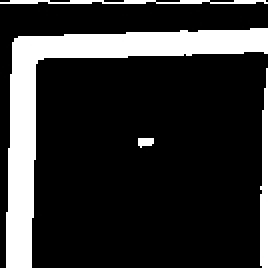
//> input picture Materialy/Zdjęcia/Najlepsza jakość/1.jpg, 134 x 134 px (shown 2 times larger)
$ ./Sudoku   (built with g++ and OpenCV 4)
//> lines starting //> are read from the running program, lines starting //| are printed output that depends on the picture; after the words box and inside, x2 and y2 are one past the last pixel; in counts of white or black regions, pixels touching at a corner belong together
#include <opencv2/opencv.hpp>
#include <string>
#include <iostream>

using namespace cv;
using namespace std;

void drawLine(Vec2f line, Mat &img, Scalar rgb = CV_RGB(0,0,255))
{
    if(line[1]!=0)
    {
        float m = -1/tan(line[1]);

        float c = line[0]/sin(line[1]);

        cv::line(img, Point(0, c), Point(img.size().width, m*img.size().width+c), rgb);
    }
    else
    {
        cv::line(img, Point(line[0], 0), Point(line[0], img.size().height), rgb);
    }

}

void mergeRelatedLines(vector<Vec2f> *lines, Mat &img)
{
    vector<Vec2f>::iterator current;
    for(current=lines->begin();current!=lines->end();current++)
    {
        if((*current)[0]==0 && (*current)[1]==-100) continue;
         float p1 = (*current)[0];
        float theta1 = (*current)[1];

        Point pt1current, pt2current;
        if(theta1>CV_PI*45/180 && theta1<CV_PI*135/180)
        {
            pt1current.x=0;

            pt1current.y = p1/sin(theta1);

            pt2current.x=img.size().width;
            pt2current.y=-pt2current.x/tan(theta1) + p1/sin(theta1);
        }
        else
        {
            pt1current.y=0;

            pt1current.x=p1/cos(theta1);

            pt2current.y=img.size().height;
            pt2current.x=-pt2current.y/tan(theta1) + p1/cos(theta1);

        }

        vector<Vec2f>::iterator    pos;
        for(pos=lines->begin();pos!=lines->end();pos++)
        {
            if(*current==*pos) continue;

               if(fabs((*pos)[0]-(*current)[0])<20 && fabs((*pos)[1]-(*current)[1])<CV_PI*10/180)
            {
                float p = (*pos)[0];
                float theta = (*pos)[1];

                Point pt1, pt2;
                if((*pos)[1]>CV_PI*45/180 && (*pos)[1]<CV_PI*135/180)
                {
                    pt1.x=0;
                    pt1.y = p/sin(theta);
                    pt2.x=img.size().width;
                    pt2.y=-pt2.x/tan(theta) + p/sin(theta);
                }
                else
                {
                    pt1.y=0;
                    pt1.x=p/cos(theta);
                    pt2.y=img.size().height;
                    pt2.x=-pt2.y/tan(theta) + p/cos(theta);
                }

                if(((double)(pt1.x-pt1current.x)*(pt1.x-pt1current.x) + (pt1.y-pt1current.y)*(pt1.y-pt1current.y)<64*64) &&
((double)(pt2.x-pt2current.x)*(pt2.x-pt2current.x) + (pt2.y-pt2current.y)*(pt2.y-pt2current.y)<64*64))
                {
                    (*current)[0] = ((*current)[0]+(*pos)[0])/2;

                    (*current)[1] = ((*current)[1]+(*pos)[1])/2;

                    (*pos)[0]=0;
                    (*pos)[1]=-100;
                }

            }
        }
    }
}

// [6 lines left out: function inttostr, not called in this run]


int main()
{
    Mat sudoku = imread("Materialy/Zdjecia/Najlepsza/Zdjecia/1.jpg", 0);
//> sudoku is the input picture: 134 rows x 134 cols, CV_8UC1; min 0, max 255, mean 48.4
    Mat outerBox = Mat(sudoku.size(), CV_8UC1);
    Mat kernel = (Mat_<uchar>(3,3) << 0,1,0,1,1,1,0,1,0);
    GaussianBlur(sudoku, sudoku, Size(11, 11), 0, 0);
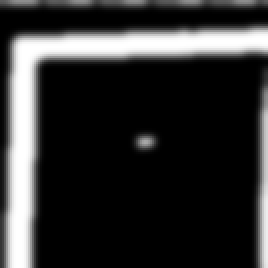
//> sudoku: 134 rows x 134 cols, CV_8UC1 (shown 2 times larger); min 0, max 255, mean 48.1
    adaptiveThreshold(sudoku, outerBox, 255, ADAPTIVE_THRESH_MEAN_C,THRESH_BINARY_INV, 5, 2);
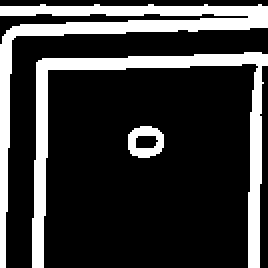
//> outerBox: 134 rows x 134 cols, CV_8UC1 (shown 2 times larger); 22% white; 3 white regions, box (x1, y1, x2, y2) and area: (0, 2, 134, 134) 1931, (16, 26, 134, 134) 1846, (64, 63, 82, 79) 181
    dilate(outerBox, outerBox, kernel);

    int count=0;
    int max=-1;

    Point maxPt;

    for(int y=0;y<outerBox.size().height;y++)
    {
        uchar *row = outerBox.ptr(y);
        for(int x=0;x<outerBox.size().width;x++)
        {
            if(row[x]>=128)
            {

                 int area = floodFill(outerBox, Point(x,y), CV_RGB(0,0,64));

                 if(area>max)
                 {
                     maxPt = Point(x,y);
                     max = area;
                 }
            }
        }

    }
//> this loop made 134 passes
//> (maxPt, max) on passes 1 to 8: (Point(0, 0), -1), (Point(20, 1), 2540), (Point(20, 1), 2540), (Point(20, 1), 2540), (Point(20, 1), 2540), (Point(20, 1), 2540), (Point(20, 1), 2540), (Point(20, 1), 2540)
//> outerBox: 134 rows x 134 cols, CV_8UC1; values 0 (black) and 64 (white), 29.4% white; 3 white regions, box (x1, y1, x2, y2) and area: (0, 1, 134, 134) 2540, (15, 25, 134, 134) 2471, (63, 62, 83, 80) 260
//> after the loop, max = 2540

    floodFill(outerBox, maxPt, CV_RGB(255,255,255));
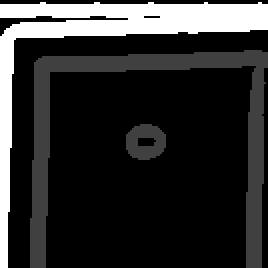
//> outerBox: 134 rows x 134 cols, CV_8UC1 (shown 2 times larger); min 0, max 255, mean 45.8
    for(int y=0;y<outerBox.size().height;y++)
    {
        uchar *row = outerBox.ptr(y);
        for(int x=0;x<outerBox.size().width;x++)
        {
            if(row[x]==64 && x!=maxPt.x && y!=maxPt.y)
            {
                int area = floodFill(outerBox, Point(x,y), CV_RGB(0,0,0));
            }
        }
    }
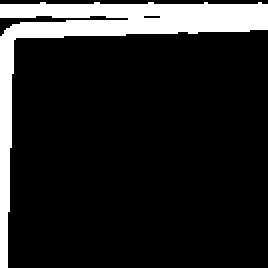
//> outerBox: 134 rows x 134 cols, CV_8UC1 (shown 2 times larger); 14.1% white; 1 white region, box (x1, y1, x2, y2) and area: (0, 1, 134, 134) 2540


    vector<Vec2f> lines;
    HoughLines(outerBox, lines, 1, CV_PI/180,  350, 0, 0 );
//> lines = empty

    mergeRelatedLines(&lines, sudoku);

    Vec2f topEdge = Vec2f(1000,1000);    double topYIntercept=100000, topXIntercept=0;
    Vec2f bottomEdge = Vec2f(-1000,-1000);        double bottomYIntercept=0, bottomXIntercept=0;
    Vec2f leftEdge = Vec2f(1000,1000);    double leftXIntercept=100000, leftYIntercept=0;
    Vec2f rightEdge = Vec2f(-1000,-1000);        double rightXIntercept=0, rightYIntercept=0;

     for(int i=0;i<lines.size();i++)
    {

        Vec2f current = lines[i];

        float p=current[0];

        float theta=current[1];

        if(p==0 && theta==-100)
            continue;

         double xIntercept, yIntercept;
        xIntercept = p/cos(theta);
        yIntercept = p/(cos(theta)*sin(theta));

        if(theta>CV_PI*80/180 && theta<CV_PI*100/180)
        {
            if(p<topEdge[0])

                topEdge = current;

            if(p>bottomEdge[0])
                bottomEdge = current;
        }

     else if(theta<CV_PI*10/180 || theta>CV_PI*170/180)
        {
            if(xIntercept>rightXIntercept)
            {
                rightEdge = current;
                rightXIntercept = xIntercept;
            }
            else if(xIntercept<=leftXIntercept)
            {
                leftEdge = current;
                leftXIntercept = xIntercept;
            }
        }
    }
//> this loop made 0 passes
//> after the loop, topEdge = [1000, 1000]; bottomEdge = [-1000, -1000]; rightEdge = [-1000, -1000]; rightXIntercept = 0; leftEdge = [1000, 1000]; leftXIntercept = 100000

    drawLine(topEdge, sudoku, CV_RGB(0,0,0));
//> in drawLine, `float m = -1/tan(line[1]);`: m = -0.68
//> in drawLine, `float c = line[0]/sin(line[1]);`: c = 1209.4
    drawLine(bottomEdge, sudoku, CV_RGB(0,0,0));
    drawLine(leftEdge, sudoku, CV_RGB(0,0,0));
    drawLine(rightEdge, sudoku, CV_RGB(0,0,0));

    Point left1, left2, right1, right2, bottom1, bottom2, top1, top2;

    int height=outerBox.size().height;

    int width=outerBox.size().width;

    if(leftEdge[1]!=0)
    {
        left1.x=0;        left1.y=leftEdge[0]/sin(leftEdge[1]);
//> after `left1.y = leftEdge[0]/ sin(leftEdge[1])`: left1 = Point(0, 1209)
        left2.x=width;    left2.y=-left2.x/tan(leftEdge[1]) + left1.y;
//> after `left2.y = - left2.x / tan(leftEdge[1])+ left1.y`: left2 = Point(134, 1117)
    }
    else
    {
        left1.y=0;        left1.x=leftEdge[0]/cos(leftEdge[1]);
        left2.y=height;    left2.x=left1.x - height*tan(leftEdge[1]);

    }

    if(rightEdge[1]!=0)
    {
        right1.x=0;        right1.y=rightEdge[0]/sin(rightEdge[1]);
//> after `right1.y = rightEdge[0]/ sin(rightEdge[1])`: right1 = Point(0, 1209)
        right2.x=width;    right2.y=-right2.x/tan(rightEdge[1]) + right1.y;
//> after `right2.y = - right2.x / tan(rightEdge[1])+ right1.y`: right2 = Point(134, 1300)
    }
    else
    {
        right1.y=0;        right1.x=rightEdge[0]/cos(rightEdge[1]);
        right2.y=height;    right2.x=right1.x - height*tan(rightEdge[1]);

    }

    bottom1.x=0;    bottom1.y=bottomEdge[0]/sin(bottomEdge[1]);
//> after `bottom1.y = bottomEdge[0]/ sin(bottomEdge[1])`: bottom1 = Point(0, 1209)

    bottom2.x=width;bottom2.y=-bottom2.x/tan(bottomEdge[1]) + bottom1.y;
//> after `bottom2.y = - bottom2.x / tan(bottomEdge[1])+ bottom1.y`: bottom2 = Point(134, 1300)

    top1.x=0;        top1.y=topEdge[0]/sin(topEdge[1]);
//> after `top1.y = topEdge[0]/ sin(topEdge[1])`: top1 = Point(0, 1209)
    top2.x=width;    top2.y=-top2.x/tan(topEdge[1]) + top1.y;
//> after `top2.y = - top2.x / tan(topEdge[1])+ top1.y`: top2 = Point(134, 1117)

    double leftA = left2.y-left1.y;
//> leftA = -92
    double leftB = left1.x-left2.x;
//> leftB = -134

    double leftC = leftA*left1.x + leftB*left1.y;
//> leftC = -162006

    double rightA = right2.y-right1.y;
//> rightA = 91
    double rightB = right1.x-right2.x;
//> rightB = -134

    double rightC = rightA*right1.x + rightB*right1.y;
//> rightC = -162006

    double topA = top2.y-top1.y;
//> topA = -92
    double topB = top1.x-top2.x;
//> topB = -134

    double topC = topA*top1.x + topB*top1.y;
//> topC = -162006

    double bottomA = bottom2.y-bottom1.y;
//> bottomA = 91
    double bottomB = bottom1.x-bottom2.x;
//> bottomB = -134

    double bottomC = bottomA*bottom1.x + bottomB*bottom1.y;
//> bottomC = -162006

    double detTopLeft = leftA*topB - leftB*topA;
//> detTopLeft = 0

    CvPoint ptTopLeft = cvPoint((topB*leftC - leftB*topC)/detTopLeft, (leftA*topC - topA*leftC)/detTopLeft);
//> ptTopLeft = Point(-2147483648, -2147483648)

    double detTopRight = rightA*topB - rightB*topA;
//> detTopRight = -24522

    CvPoint ptTopRight = cvPoint((topB*rightC-rightB*topC)/detTopRight, (rightA*topC-topA*rightC)/detTopRight);
//> ptTopRight = Point(0, 1209)

    double detBottomRight = rightA*bottomB - rightB*bottomA;
//> detBottomRight = 0
    CvPoint ptBottomRight = cvPoint((bottomB*rightC-rightB*bottomC)/detBottomRight, (rightA*bottomC-bottomA*rightC)/detBottomRight);// Intersection of bottom and left
//> ptBottomRight = Point(-2147483648, -2147483648)
    double detBottomLeft = leftA*bottomB-leftB*bottomA;
//> detBottomLeft = 24522
    CvPoint ptBottomLeft = cvPoint((bottomB*leftC-leftB*bottomC)/detBottomLeft, (leftA*bottomC-bottomA*leftC)/detBottomLeft);
//> ptBottomLeft = Point(0, 1209)

    int maxLength = (ptBottomLeft.x-ptBottomRight.x)*(ptBottomLeft.x-ptBottomRight.x) + (ptBottomLeft.y-ptBottomRight.y)*(ptBottomLeft.y-ptBottomRight.y);
//> maxLength = 1461681
    int temp = (ptTopRight.x-ptBottomRight.x)*(ptTopRight.x-ptBottomRight.x) + (ptTopRight.y-ptBottomRight.y)*(ptTopRight.y-ptBottomRight.y);
//> temp = 1461681

    if(temp>maxLength) maxLength = temp;

    temp = (ptTopRight.x-ptTopLeft.x)*(ptTopRight.x-ptTopLeft.x) + (ptTopRight.y-ptTopLeft.y)*(ptTopRight.y-ptTopLeft.y);

    if(temp>maxLength) maxLength = temp;

    temp = (ptBottomLeft.x-ptTopLeft.x)*(ptBottomLeft.x-ptTopLeft.x) + (ptBottomLeft.y-ptTopLeft.y)*(ptBottomLeft.y-ptTopLeft.y);

    if(temp>maxLength) maxLength = temp;

    maxLength = sqrt((double)maxLength);
//> maxLength = 1209


    Point2f src[4], dst[4];
    src[0] = ptTopLeft;            dst[0] = Point2f(0,0);
//> after `src[0]= ptTopLeft`: src = 4 Points (x, y): [-2.15e+09, -2.15e+09], [0, 0], [0, 0], [0, 0]
    src[1] = ptTopRight;        dst[1] = Point2f(maxLength-1, 0);
//> after `src[1]= ptTopRight`: src = 4 Points (x, y): [-2.15e+09, -2.15e+09], [0, 1209], [0, 0], [0, 0]
//> after `dst[1]= Point2f(maxLength - 1, 0)`: dst = 4 Points (x, y): [0, 0], [1208, 0], [0, 0], [0, 0]
    src[2] = ptBottomRight;        dst[2] = Point2f(maxLength-1, maxLength-1);
//> after `src[2]= ptBottomRight`: src = 4 Points (x, y): [-2.15e+09, -2.15e+09], [0, 1209], [-2.15e+09, -2.15e+09], [0, 0]
//> after `dst[2]= Point2f(maxLength - 1, maxLength - 1)`: dst = 4 Points (x, y): [0, 0], [1208, 0], [1208, 1208], [0, 0]
    src[3] = ptBottomLeft;        dst[3] = Point2f(0, maxLength-1);
//> after `src[3]= ptBottomLeft`: src = 4 Points (x, y): [-2.15e+09, -2.15e+09], [0, 1209], [-2.15e+09, -2.15e+09], [0, 1209]
//> after `dst[3]= Point2f(0, maxLength - 1)`: dst = 4 Points (x, y): [0, 0], [1208, 0], [1208, 1208], [0, 1208]

    Mat undistorted = Mat(Size(maxLength, maxLength), CV_8UC1);
//> undistorted: 1209 rows x 1209 cols, CV_8UC1; every value is 0

    cv::warpPerspective(sudoku, undistorted, cv::getPerspectiveTransform(src, dst), Size(maxLength, maxLength));

    Mat undistortedThreshed = undistorted.clone();
    adaptiveThreshold(undistorted, undistortedThreshed, 255, CV_ADAPTIVE_THRESH_GAUSSIAN_C, CV_THRESH_BINARY_INV, 101, 1);

    imshow("thresholded", undistortedThreshed);
    waitKey(0);

    int dist = ceil((double)maxLength/9)-2;
//> dist = 133
    Mat currentCell = Mat(dist, dist, CV_8UC1);
//> currentCell: 133 rows x 133 cols, CV_8UC1; every value is 0

     vector<int> compression_params;
     compression_params.push_back(CV_IMWRITE_JPEG_QUALITY);
     compression_params.push_back(100);
     int photocount = 0;
     String imagename;


    for(int j=0;j<9;j++) {
       for(int i=0;i<9;i++) {
           for(int y=0;y<dist && j*dist+y<undistortedThreshed.cols;y++)
           {
               uchar* ptr = currentCell.ptr(y);
               for(int x=0;x<dist && i*dist+x<undistortedThreshed.rows;x++)
               {
                 ptr[x] = undistortedThreshed.at<uchar>(j*dist+y, i*dist+x);
               }
           }
           Moments m = cv::moments(currentCell, true);
           int area = m.m01;
           if(area > currentCell.rows*currentCell.cols/5)
           {
                  photocount++;
                  imagename = "digits/digit" + inttostr(photocount) + ".jpg"; //zapis do pliku
                  imwrite(imagename, currentCell, compression_params);

           }
        }
    }
//> after the loop, photocount = 0

   // erode(outerBox, outerBox, kernel);
   // imshow("thresholded", undistortedThreshed);
   // waitKey(0);

    return 0;

}

$ run again, with Materialy/Zdjęcia/Najlepsza jakość/10.jpg copied over Materialy/Zdjęcia/Najlepsza jakość/1.jpg
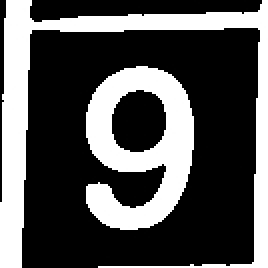
//> input picture Materialy/Zdjęcia/Najlepsza jakość/10.jpg, 134 x 134 px (shown 2 times larger)
//> sudoku is the input picture: 134 rows x 134 cols, CV_8UC1; min 0, max 255, mean 83.3
//> `adaptiveThreshold(sudoku, outerBox, 255, ADAPTIVE_THRESH_MEAN_C,THRESH..`:
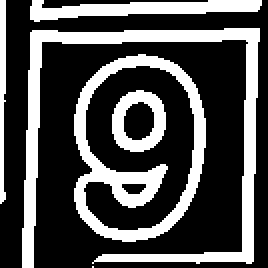
//> outerBox: 134 rows x 134 cols, CV_8UC1 (shown 2 times larger); 30.9% white; 6 white regions (1 under 20 px), largest, box (x1, y1, x2, y2) and area: (11, 14, 130, 134) 2337, (37, 27, 103, 121) 1796, (15, 0, 131, 11) 713, (56, 45, 83, 76) 446, (0, 0, 3, 102) 255
//> the loop `for(int y=0;y<outerBox.size().height;y++)` made 134 passes
//> (maxPt, max) on passes 1 to 8: (Point(15, 0), 929), (Point(15, 0), 929), (Point(15, 0), 929), (Point(15, 0), 929), (Point(15, 0), 929), (Point(15, 0), 929), (Point(15, 0), 929), (Point(15, 0), 929)
//> after the loop `for(int y=0;y<outerBox.size().height;y++)`: max = 3165
//> after the loop `for(int y=0;y<outerBox.size().height;y++)`:
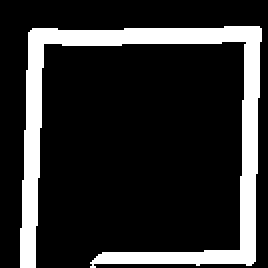
//> outerBox: 134 rows x 134 cols, CV_8UC1 (shown 2 times larger); 17.6% white; 1 white region, box (x1, y1, x2, y2) and area: (10, 13, 131, 134) 3165
//> lines = empty
//> after the loop `for(int i=0;i<lines.size();i++)`: topEdge = [1000, 1000]; bottomEdge = [-1000, -1000]; rightXIntercept = 0; leftEdge = [1000, 1000]; leftXIntercept = 100000
//> m = -0.68
//> c = 1209.4
//> left1 = Point(0, 1209)
//> left2 = Point(134, 1117)
//> right1 = Point(0, 1209)
//> right2 = Point(134, 1300)
//> bottom1 = Point(0, 1209)
//> bottom2 = Point(134, 1300)
//> top1 = Point(0, 1209)
//> top2 = Point(134, 1117)
//> leftA = -92
//> leftB = -134
//> leftC = -162006
//> rightA = 91
//> rightB = -134
//> rightC = -162006
//> topA = -92
//> topB = -134
//> topC = -162006
//> bottomA = 91
//> bottomB = -134
//> bottomC = -162006
//> detTopLeft = 0
//> ptTopLeft = Point(-2147483648, -2147483648)
//> detTopRight = -24522
//> ptTopRight = Point(0, 1209)
//> detBottomRight = 0
//> ptBottomRight = Point(-2147483648, -2147483648)
//> detBottomLeft = 24522
//> ptBottomLeft = Point(0, 1209)
//> `int maxLength = (ptBottomLeft.x-ptBottomRight.x)*(ptBottomLeft.x-ptBot..`: maxLength = 1461681
//> `maxLength = sqrt((double)maxLength);`: maxLength = 1209
//> `src[0]= ptTopLeft`: src = 4 Points (x, y): [-2.15e+09, -2.15e+09], [0, 0], [0, 0], [0, 0]
//> `src[1]= ptTopRight`: src = 4 Points (x, y): [-2.15e+09, -2.15e+09], [0, 1209], [0, 0], [0, 0]
//> `dst[1]= Point2f(maxLength - 1, 0)`: dst = 4 Points (x, y): [0, 0], [1208, 0], [0, 0], [0, 0]
//> `src[2]= ptBottomRight`: src = 4 Points (x, y): [-2.15e+09, -2.15e+09], [0, 1209], [-2.15e+09, -2.15e+09], [0, 0]
//> `dst[2]= Point2f(maxLength - 1, maxLength - 1)`: dst = 4 Points (x, y): [0, 0], [1208, 0], [1208, 1208], [0, 0]
//> `src[3]= ptBottomLeft`: src = 4 Points (x, y): [-2.15e+09, -2.15e+09], [0, 1209], [-2.15e+09, -2.15e+09], [0, 1209]
//> `dst[3]= Point2f(0, maxLength - 1)`: dst = 4 Points (x, y): [0, 0], [1208, 0], [1208, 1208], [0, 1208]
//> undistorted: 1209 rows x 1209 cols, CV_8UC1; every value is 0
//> dist = 133
//> currentCell: 133 rows x 133 cols, CV_8UC1; every value is 0
//> after the loop `for(int j=0;j<9;j++)`: photocount = 0

$ run again, with Materialy/Zdjęcia/Najlepsza jakość/11.jpg copied over Materialy/Zdjęcia/Najlepsza jakość/1.jpg
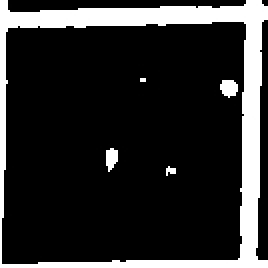
//> input picture Materialy/Zdjęcia/Najlepsza jakość/11.jpg, 134 x 134 px (shown 2 times larger)
//> sudoku is the input picture: 134 rows x 134 cols, CV_8UC1; min 0, max 255, mean 44.4
//> `dilate(outerBox, outerBox, kernel);`:
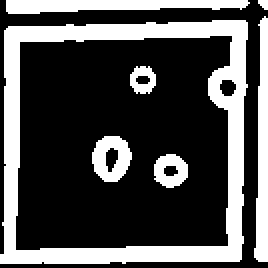
//> outerBox: 134 rows x 134 cols, CV_8UC1 (shown 2 times larger); 30.7% white; 7 white regions (1 under 20 px), largest, box (x1, y1, x2, y2) and area: (0, 10, 124, 132) 3641, (3, 0, 125, 7) 618, (127, 8, 134, 131) 613, (46, 68, 66, 91) 305, (77, 77, 94, 94) 199, (65, 33, 78, 47) 122
//> the loop `for(int y=0;y<outerBox.size().height;y++)` made 134 passes
//> (maxPt, max) on passes 1 to 8: (Point(3, 0), 618), (Point(3, 0), 618), (Point(3, 0), 618), (Point(3, 0), 618), (Point(3, 0), 618), (Point(3, 0), 618), (Point(3, 0), 618), (Point(3, 0), 618)
//> after the loop `for(int y=0;y<outerBox.size().height;y++)`: max = 3641
//> after the loop `for(int y=0;y<outerBox.size().height;y++)`:
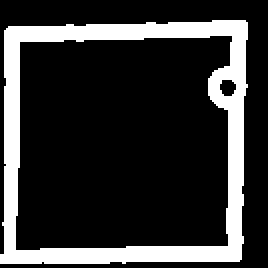
//> outerBox: 134 rows x 134 cols, CV_8UC1 (shown 2 times larger); 20.3% white; 1 white region, box (x1, y1, x2, y2) and area: (0, 10, 124, 132) 3641
//> lines = empty
//> after the loop `for(int i=0;i<lines.size();i++)`: topEdge = [1000, 1000]; bottomEdge = [-1000, -1000]; rightXIntercept = 0; leftEdge = [1000, 1000]; leftXIntercept = 100000
//> m = -0.68
//> c = 1209.4
//> left1 = Point(0, 1209)
//> left2 = Point(134, 1117)
//> right1 = Point(0, 1209)
//> right2 = Point(134, 1300)
//> bottom1 = Point(0, 1209)
//> bottom2 = Point(134, 1300)
//> top1 = Point(0, 1209)
//> top2 = Point(134, 1117)
//> leftA = -92
//> leftB = -134
//> leftC = -162006
//> rightA = 91
//> rightB = -134
//> rightC = -162006
//> topA = -92
//> topB = -134
//> topC = -162006
//> bottomA = 91
//> bottomB = -134
//> bottomC = -162006
//> detTopLeft = 0
//> ptTopLeft = Point(-2147483648, -2147483648)
//> detTopRight = -24522
//> ptTopRight = Point(0, 1209)
//> detBottomRight = 0
//> ptBottomRight = Point(-2147483648, -2147483648)
//> detBottomLeft = 24522
//> ptBottomLeft = Point(0, 1209)
//> `int maxLength = (ptBottomLeft.x-ptBottomRight.x)*(ptBottomLeft.x-ptBot..`: maxLength = 1461681
//> `maxLength = sqrt((double)maxLength);`: maxLength = 1209
//> `src[0]= ptTopLeft`: src = 4 Points (x, y): [-2.15e+09, -2.15e+09], [0, 0], [0, 0], [0, 0]
//> `src[1]= ptTopRight`: src = 4 Points (x, y): [-2.15e+09, -2.15e+09], [0, 1209], [0, 0], [0, 0]
//> `dst[1]= Point2f(maxLength - 1, 0)`: dst = 4 Points (x, y): [0, 0], [1208, 0], [0, 0], [0, 0]
//> `src[2]= ptBottomRight`: src = 4 Points (x, y): [-2.15e+09, -2.15e+09], [0, 1209], [-2.15e+09, -2.15e+09], [0, 0]
//> `dst[2]= Point2f(maxLength - 1, maxLength - 1)`: dst = 4 Points (x, y): [0, 0], [1208, 0], [1208, 1208], [0, 0]
//> `src[3]= ptBottomLeft`: src = 4 Points (x, y): [-2.15e+09, -2.15e+09], [0, 1209], [-2.15e+09, -2.15e+09], [0, 1209]
//> `dst[3]= Point2f(0, maxLength - 1)`: dst = 4 Points (x, y): [0, 0], [1208, 0], [1208, 1208], [0, 1208]
//> undistorted: 1209 rows x 1209 cols, CV_8UC1; every value is 0
//> dist = 133
//> currentCell: 133 rows x 133 cols, CV_8UC1; every value is 0
//> after the loop `for(int j=0;j<9;j++)`: photocount = 0
